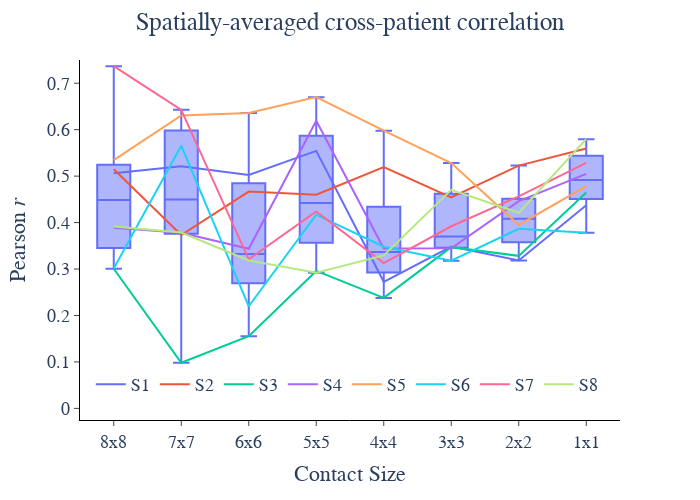

Notebook source saved alongside this figure:
### Code cell
med_savg_df = mean_savg_corr_df.groupby(['Patient', 'Contact Size']).median().reset_index()
# fig = px.line(med_savg_df, x='Contact Size', y="Correlation", width=800, height=500)
fig = px.line(mean_savg_corr_df, x='Contact Size', y="Correlation", color='Patient', width=700, height=500)
# fig.update_traces(mode='lines')
fig.add_traces(px.box(mean_savg_corr_df, x='Contact Size', y="Correlation").data)
# fig = px.box(corr_df, x='Condition', y="Correlation", width=800, height=500)
# fig.add_traces(px.line(corr_df, x='Condition', y="Correlation", color='Patient', error_y='Error').data)
# fig.update_traces(mode='markers+lines')
# fig.add_hline(y=1/9, line_dash='dash', line_color='grey', annotation_text='Chance', annotation_position='bottom right')
fig.update_layout(
    plot_bgcolor='white',
    legend=dict(
        orientation='h',
        yanchor='top',
        y=0.15,
        xanchor='left',
        x=0.02,
        title_text=''
    ),
    # showlegend=False,
    title_text=f'Spatially-averaged cross-patient correlation',
    title_x=0.5,
    font=dict(size=18, family='Arial')
)
fig.update_xaxes(
    title='Contact Size',
    mirror=False,
    ticks='outside',
    showline=True,
    linecolor='black',
    showgrid=False,
    autorange='reversed',
    # tickvals=[0,1],
    # range=[-0.35, 1.35],
    # ticktext=['Patient-Specific', 'Shared Neural<br>Latent Space'],
)
fig.update_yaxes(
    title='Pearson <i>r</i>',
    mirror=False,
    ticks='outside',
    showline=True,
    linecolor='black',
    showgrid=False,
    range=[-0.025, 0.75]
)

fig.write_image(r"C:\Users\zms14\Box\CoganLab\IndividualMeetings\Zac\manuscripts\cross_patient_speech_decoding\figures\fig_5\savg_corr.svg")
fig.show()

### Figure 1 — Plotly figure (JSON) as saved in the notebook; plotly's stock layout.template omitted (floating-point values rounded to 4 significant figures)
{"data": [{"hovertemplate": "Patient=S1<br>Contact Size=%{x}<br>Correlation=%{y}<extra></extra>", "legendgroup": "S1", "line": {"color": "#636efa", "dash": "solid"}, "marker": {"symbol": "circle"}, "mode": "lines", "name": "S1", "orientation": "v", "showlegend": true, "type": "scatter", "x": ["1x1", "2x2", "3x3", "4x4", "5x5", "6x6", "7x7", "8x8"], "xaxis": "x", "y": [0.4372, 0.3183, 0.3485, 0.2725, 0.5543, 0.5024, 0.5212, 0.5063], "yaxis": "y"}, {"hovertemplate": "Patient=S2<br>Contact Size=%{x}<br>Correlation=%{y}<extra></extra>", "legendgroup": "S2", "line": {"color": "#EF553B", "dash": "solid"}, "marker": {"symbol": "circle"}, "mode": "lines", "name": "S2", "orientation": "v", "showlegend": true, "type": "scatter", "x": ["1x1", "2x2", "3x3", "4x4", "5x5", "6x6", "7x7", "8x8"], "xaxis": "x", "y": [0.5594, 0.5226, 0.4541, 0.5196, 0.4602, 0.4667, 0.3733, 0.5149], "yaxis": "y"}, {"hovertemplate": "Patient=S3<br>Contact Size=%{x}<br>Correlation=%{y}<extra></extra>", "legendgroup": "S3", "line": {"color": "#00cc96", "dash": "solid"}, "marker": {"symbol": "circle"}, "mode": "lines", "name": "S3", "orientation": "v", "showlegend": true, "type": "scatter", "x": ["1x1", "2x2", "3x3", "4x4", "5x5", "6x6", "7x7", "8x8"], "xaxis": "x", "y": [0.4648, 0.3284, 0.3471, 0.2379, 0.2959, 0.1556, 0.09813, 0.3005], "yaxis": "y"}, {"hovertemplate": "Patient=S4<br>Contact Size=%{x}<br>Correlation=%{y}<extra></extra>", "legendgroup": "S4", "line": {"color": "#ab63fa", "dash": "solid"}, "marker": {"symbol": "circle"}, "mode": "lines", "name": "S4", "orientation": "v", "showlegend": true, "type": "scatter", "x": ["1x1", "2x2", "3x3", "4x4", "5x5", "6x6", "7x7", "8x8"], "xaxis": "x", "y": [0.505, 0.4463, 0.3447, 0.3441, 0.6193, 0.3437, 0.3783, 0.3891], "yaxis": "y"}, {"hovertemplate": "Patient=S5<br>Contact Size=%{x}<br>Correlation=%{y}<extra></extra>", "legendgroup": "S5", "line": {"color": "#FFA15A", "dash": "solid"}, "marker": {"symbol": "circle"}, "mode": "lines", "name": "S5", "orientation": "v", "showlegend": true, "type": "scatter", "x": ["1x1", "2x2", "3x3", "4x4", "5x5", "6x6", "7x7", "8x8"], "xaxis": "x", "y": [0.4782, 0.395, 0.5281, 0.5978, 0.6701, 0.6358, 0.6308, 0.5344], "yaxis": "y"}, {"hovertemplate": "Patient=S6<br>Contact Size=%{x}<br>Correlation=%{y}<extra></extra>", "legendgroup": "S6", "line": {"color": "#19d3f3", "dash": "solid"}, "marker": {"symbol": "circle"}, "mode": "lines", "name": "S6", "orientation": "v", "showlegend": true, "type": "scatter", "x": ["1x1", "2x2", "3x3", "4x4", "5x5", "6x6", "7x7", "8x8"], "xaxis": "x", "y": [0.3781, 0.3867, 0.3179, 0.3481, 0.4171, 0.2198, 0.5656, 0.3012], "yaxis": "y"}, {"hovertemplate": "Patient=S7<br>Contact Size=%{x}<br>Correlation=%{y}<extra></extra>", "legendgroup": "S7", "line": {"color": "#FF6692", "dash": "solid"}, "marker": {"symbol": "circle"}, "mode": "lines", "name": "S7", "orientation": "v", "showlegend": true, "type": "scatter", "x": ["1x1", "2x2", "3x3", "4x4", "5x5", "6x6", "7x7", "8x8"], "xaxis": "x", "y": [0.5286, 0.4564, 0.3921, 0.3129, 0.4238, 0.3209, 0.6427, 0.7367], "yaxis": "y"}, {"hovertemplate": "Patient=S8<br>Contact Size=%{x}<br>Correlation=%{y}<extra></extra>", "legendgroup": "S8", "line": {"color": "#B6E880", "dash": "solid"}, "marker": {"symbol": "circle"}, "mode": "lines", "name": "S8", "orientation": "v", "showlegend": true, "type": "scatter", "x": ["1x1", "2x2", "3x3", "4x4", "5x5", "6x6", "7x7", "8x8"], "xaxis": "x", "y": [0.5796, 0.4211, 0.4703, 0.3294, 0.2921, 0.3185, 0.3784, 0.3913], "yaxis": "y"}, {"alignmentgroup": "True", "hovertemplate": "Contact Size=%{x}<br>Correlation=%{y}<extra></extra>", "legendgroup": "", "marker": {"color": "#636efa"}, "name": "", "notched": false, "offsetgroup": "", "orientation": "v", "showlegend": false, "type": "box", "x": ["1x1", "2x2", "3x3", "4x4", "5x5", "6x6", "7x7", "8x8", "1x1", "2x2", "3x3", "4x4", "5x5", "6x6", "7x7", "8x8", "1x1", "2x2", "3x3", "4x4", "5x5", "6x6", "7x7", "8x8", "1x1", "2x2", "3x3", "4x4", "5x5", "6x6", "7x7", "8x8", "1x1", "2x2", "3x3", "4x4", "5x5", "6x6", "7x7", "8x8", "1x1", "2x2", "3x3", "4x4", "5x5", "6x6", "7x7", "8x8", "1x1", "2x2", "3x3", "4x4", "5x5", "6x6", "7x7", "8x8", "1x1", "2x2", "3x3", "4x4", "5x5", "6x6", "7x7", "8x8"], "x0": " ", "xaxis": "x", "y": [0.4372, 0.3183, 0.3485, 0.2725, 0.5543, 0.5024, 0.5212, 0.5063, 0.5594, 0.5226, 0.4541, 0.5196, 0.4602, 0.4667, 0.3733, 0.5149, 0.4648, 0.3284, 0.3471, 0.2379, 0.2959, 0.1556, 0.09813, 0.3005, 0.505, 0.4463, 0.3447, 0.3441, 0.6193, 0.3437, 0.3783, 0.3891, 0.4782, 0.395, 0.5281, 0.5978, 0.6701, 0.6358, 0.6308, 0.5344, 0.3781, 0.3867, 0.3179, 0.3481, 0.4171, 0.2198, 0.5656, 0.3012, 0.5286, 0.4564, 0.3921, 0.3129, 0.4238, 0.3209, 0.6427, 0.7367, 0.5796, 0.4211, 0.4703, 0.3294, 0.2921, 0.3185, 0.3784, 0.3913], "y0": " ", "yaxis": "y"}], "layout": {"font": {"family": "Arial", "size": 18}, "height": 500, "legend": {"orientation": "h", "title": {"text": ""}, "tracegroupgap": 0, "x": 0.02, "xanchor": "left", "y": 0.15, "yanchor": "top"}, "margin": {"t": 60}, "plot_bgcolor": "white", "title": {"text": "Spatially-averaged cross-patient correlation", "x": 0.5}, "width": 700, "xaxis": {"anchor": "y", "autorange": "reversed", "domain": [0, 1], "linecolor": "black", "mirror": false, "showgrid": false, "showline": true, "ticks": "outside", "title": {"text": "Contact Size"}}, "yaxis": {"anchor": "x", "domain": [0, 1], "linecolor": "black", "mirror": false, "range": [-0.025, 0.75], "showgrid": false, "showline": true, "ticks": "outside", "title": {"text": "Pearson <i>r</i>"}}}}
